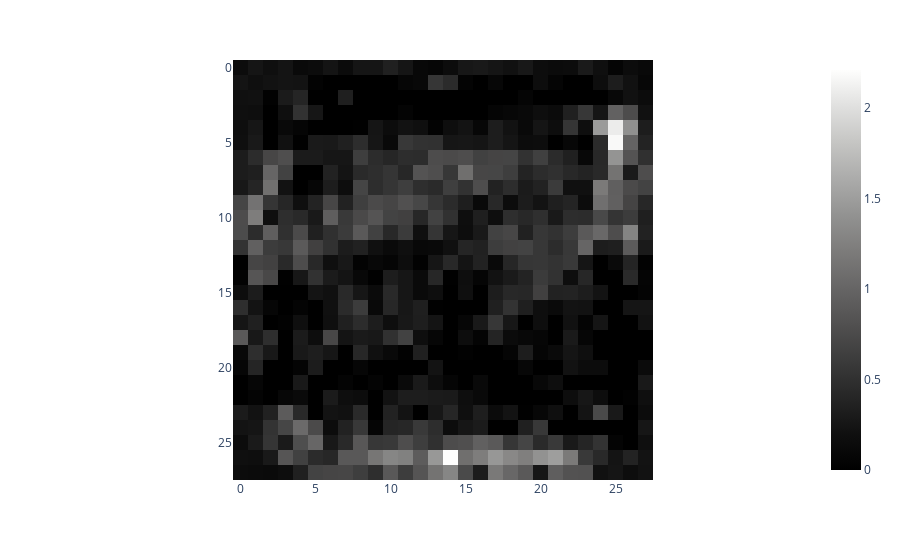

The notebook cell saved with this chart:
### Markdown cell above
* Apply relu to this new level of feature to see what goes to the last layer

### Code cell
second_layer_output = tf.keras.activations.relu(second_layer_feature).numpy()
px.imshow(second_layer_output, color_continuous_scale="gray")

### Figure 1 — Plotly figure (JSON) as saved in the notebook; plotly's stock layout.template omitted (floating-point values rounded to 4 significant figures; data arrays with more than 128 entries replaced by an {"elided": "..."} marker saying what was removed)
{"data": [{"coloraxis": "coloraxis", "hovertemplate": "x: %{x}<br>y: %{y}<br>color: %{z}<extra></extra>", "name": "0", "type": "heatmap", "xaxis": "x", "yaxis": "y", "z": {"elided": "28x28 float values"}}], "layout": {"coloraxis": {"colorscale": [[0, "rgb(0, 0, 0)"], [0.09091, "rgb(16, 16, 16)"], [0.1818, "rgb(38, 38, 38)"], [0.2727, "rgb(59, 59, 59)"], [0.3636, "rgb(81, 80, 80)"], [0.4545, "rgb(102, 101, 101)"], [0.5455, "rgb(124, 123, 122)"], [0.6364, "rgb(146, 146, 145)"], [0.7273, "rgb(171, 171, 170)"], [0.8182, "rgb(197, 197, 195)"], [0.9091, "rgb(224, 224, 223)"], [1, "rgb(254, 254, 253)"]]}, "margin": {"t": 60}, "xaxis": {"anchor": "y", "constrain": "domain", "domain": [0, 1], "scaleanchor": "y"}, "yaxis": {"anchor": "x", "autorange": "reversed", "constrain": "domain", "domain": [0, 1]}}}
